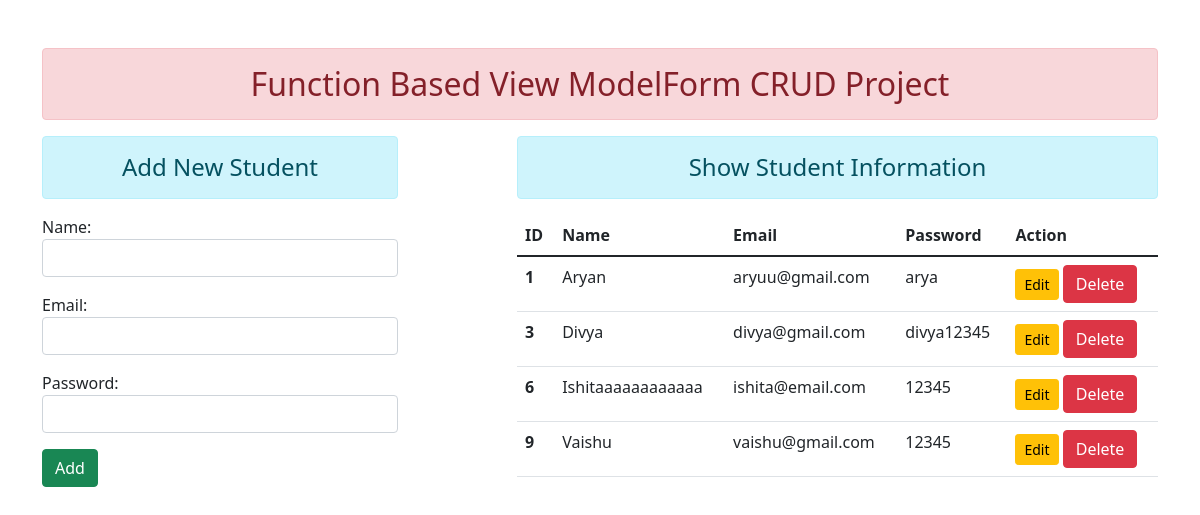
The page / on the database its author committed.
### enroll/models.py (models this page shows)
class User(models.Model):
    name=models.CharField(max_length=70)
    email=models.EmailField(max_length=100)
    password=models.CharField(max_length=100)

### enroll/views.py (the view)
# urls.py: path('', views.add_show, name="addandshow"),
def add_show(request):
    if request.method == 'POST':
        fm = StudentRegistration(request.POST)
        if fm.is_valid():
            nm = fm.cleaned_data['name']
            em = fm.cleaned_data['email']
            pwd = fm.cleaned_data['password']
            reg = User(name=nm, email=em, password=pwd)
            reg.save()
            fm = StudentRegistration()
    else:
        fm = StudentRegistration()
    stud = User.objects.all()
    return render(request, 'enroll/addandshow.html', {'form':fm, 'stu':stud})

### enroll/forms.py
class StudentRegistration(forms.ModelForm):
    class Meta:
        model = User
        fields = ['name', 'email', 'password']
        widgets = {
            'name': forms.TextInput(attrs={'class':'form-control'}),
            'email': forms.EmailInput(attrs={'class':'form-control'}),
            'password': forms.PasswordInput(render_value=True, attrs={'class':'form-control'}),
        }

### enroll/templates/enroll/addandshow.html (shortened to what this page needs)
{% extends 'enroll/base.html' %}
{% block content %}
<div class="row">
    <div class="col-sm-4">
        <h4 class="text-center alert alert-info">Add New Student</h4>
        <form action="" method="POST">
            {{form.as_p}}
            <input type="submit" class="btn btn-success" value="Add">
        </form>
    </div>
    <div class="col-sm-7 offset-1">
        <h4 class="text-center alert alert-info">Show Student Information</h4>
        {% if stu %}
          <table class="table table-hover">
            <thead>
                <tr>
                    <th scope="col">ID</th>
                    <th scope="col">Name</th>
                    <th scope="col">Email</th>
                    <th scope="col">Password</th>
                    <th scope="col">Action</th>
                </tr>
            </thead>
            <tbody>
                {% for st in stu %}
                <tr>
                    <th scope="row">{{st.id}}</th>
                    <td>{{st.name}}</td>
                    <td>{{st.email}}</td>
                    <td>{{st.password}}</td>
                    <td>
                        <a href="{% url 'updatedata' st.id %}" class="btn btn-warning btn-sm">Edit</a>
                        <form action="{% url 'deletedata' st.id %}" method="post" class="d-inline">  {% csrf_token %}
                            <input type="submit" class="btn btn-danger" value="Delete">
                        </form>
                    </td>
                </tr>
                {% endfor %}
            </tbody>
        </table>
        {% else %}
        <h4 class="text-center alert alert-warning">No Records</h4>
        {% endif %}
    </div>
</div>
{% endblock content %}

### enroll/templates/enroll/base.html (shortened to what this page needs)
<!DOCTYPE html>
{% load static %}
<html lang="en">
<head>
    <link rel="stylesheet" href="{% static 'enroll/css/bootstrap.css' %}">
</head>
<body>
    <div class="container mt-5">
      <h2 class="text-center alert alert-danger">Function Based View ModelForm CRUD Project</h2>
      {% block content %} {% endblock content %}
    </div>
</body>
</html>

### rows shown on the page
User: id "1", name "Aryan", email "aryuu@gmail.com", password "arya"
User: id "3", name "Divya", email "divya@gmail.com", password "divya12345"
User: id "6", name "Ishitaaaaaaaaaaaa", email "ishita@email.com", password "12345"
User: id "9", name "Vaishu", email "vaishu@gmail.com", password "12345"
